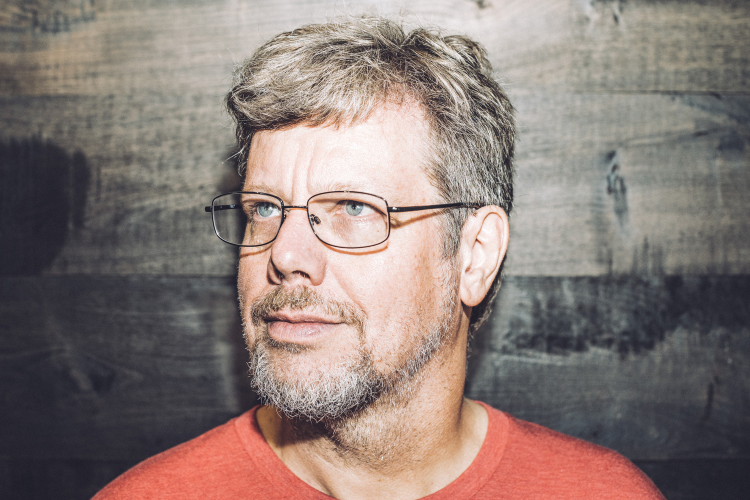
#> input picture 01_basics/assets/guido.jpg, 1500 x 1000 px, found by its file name (shown at 1/2 size)
$ python 07_edge_detection.py
#> lines starting #> are read from the running program, lines starting #| are printed output that depends on the picture; after the words box and inside, x2 and y2 are one past the last pixel; in counts of white or black regions, pixels touching at a corner belong together
import cv2
import imutils

# Canny Edge Detections jest popylarnym algorytmem do wyszukiwania krawędzi

img = cv2.imread(r'assets\guido.jpg')
#> img is the input picture: shape (1000, 1500, 3); mean B, G, R 119.2, 124, 138.8
img = imutils.resize(image=img, height=500)
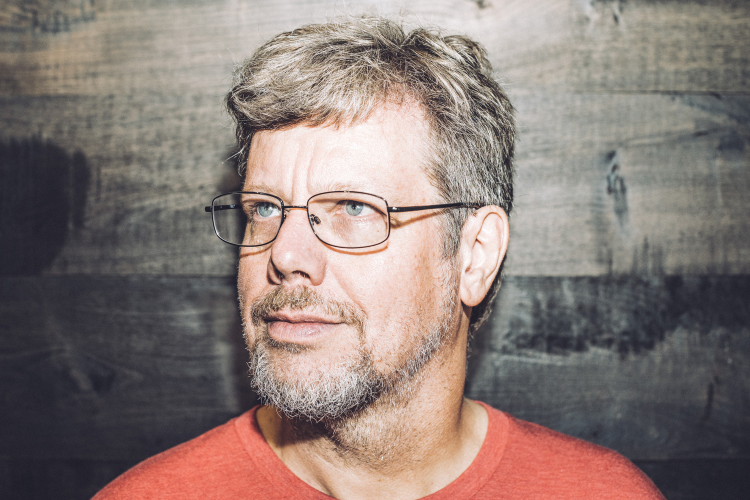
#> img: shape (500, 750, 3); mean B, G, R 119.3, 124.2, 138.9
cv2.imshow('img', img)

canny = cv2.Canny(image=img, threshold1=250, threshold2=250)
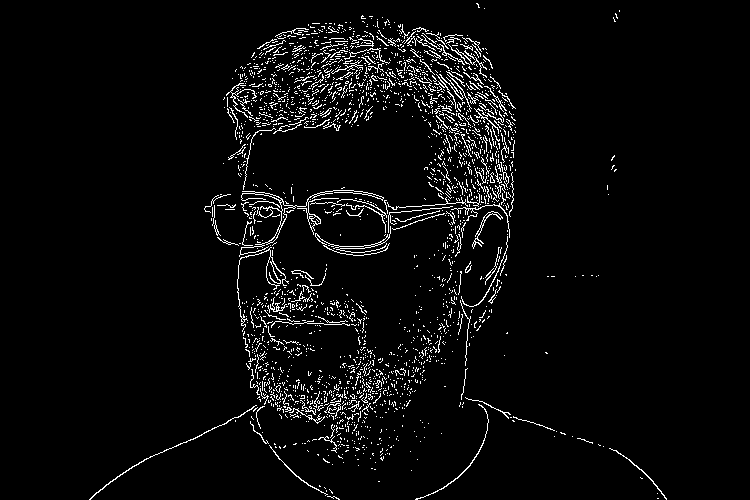
#> canny: shape (500, 750); 4% white in thin lines or dots, all inside (x1, y1, x2, y2) = (89, 3, 667, 500)
cv2.imshow('canny', canny)

for thresh in [0, 25, 50, 75, 100, 125, 150, 175, 200, 225, 250]:
    canny = cv2.Canny(image=img, threshold1=thresh, threshold2=thresh)
    cv2.imshow(f'canny: {thresh}', canny)
    cv2.waitKey(2000)
    cv2.destroyWindow(f'canny: {thresh}')
#> this loop made 11 passes
#> pass 1, `canny = cv2.Canny(image=img, threshold1=thresh, threshold2=thresh)`:
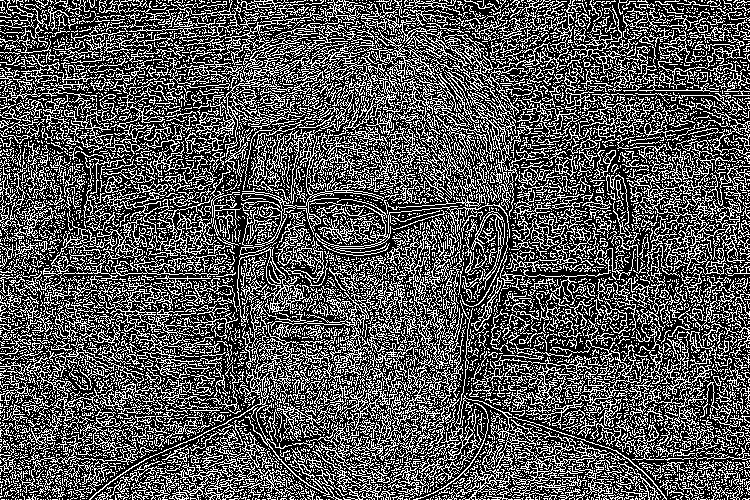
#> canny: shape (500, 750); 33.7% white in thin lines or dots
#> pass 2, `canny = cv2.Canny(image=img, threshold1=thresh, threshold2=thresh)`:
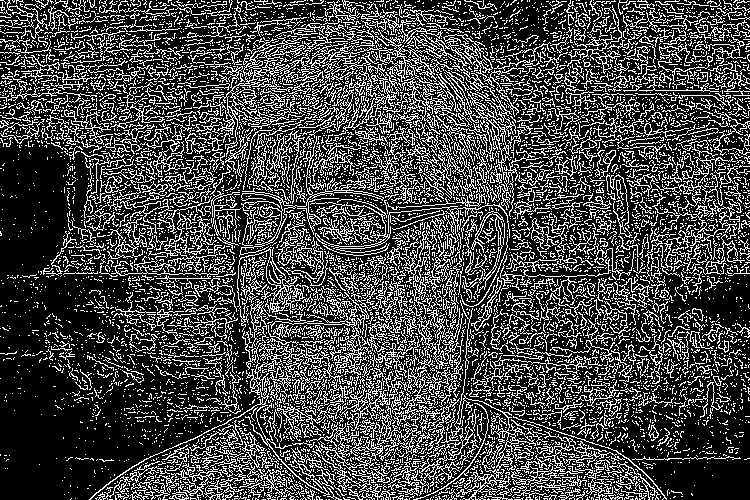
#> canny: shape (500, 750); 27.5% white in thin lines or dots
#> pass 3, `canny = cv2.Canny(image=img, threshold1=thresh, threshold2=thresh)`:
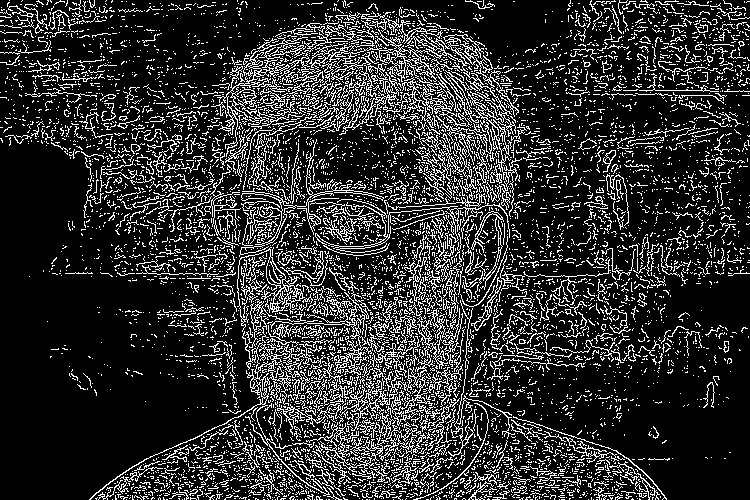
#> canny: shape (500, 750); 18.2% white in thin lines or dots

cv2.waitKey(0)

$ run again, with 01_basics/assets/bear.jpg copied over 01_basics/assets/guido.jpg
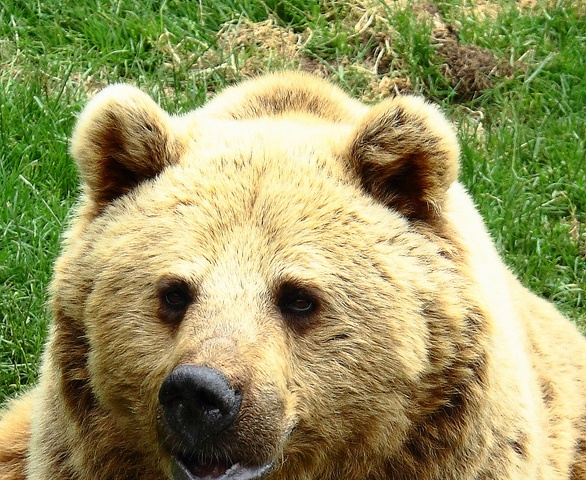
#> input picture 01_basics/assets/bear.jpg, 586 x 480 px, found by its file name
#> img is the input picture: shape (480, 586, 3); mean B, G, R 97.1, 150.2, 151.5
#> img: shape (500, 610, 3)
#> `canny = cv2.Canny(image=img, threshold1=250, threshold2=250)`:
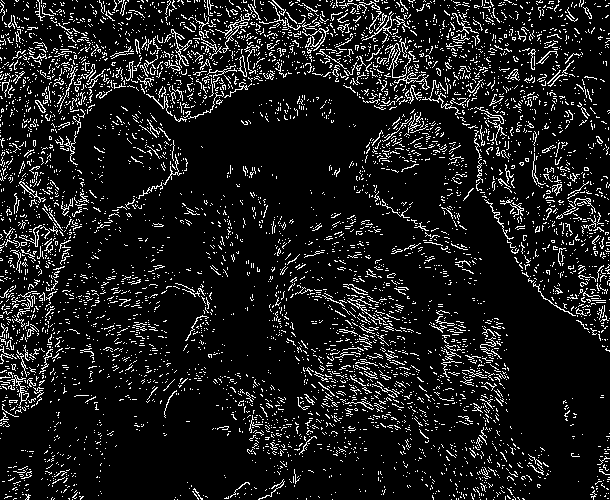
#> canny: shape (500, 610); 10.3% white in thin lines or dots
#> the loop `for thresh in [0, 25, 50, 75, 100, 125, 150, 175, 200, 225, 250]:` made 11 passes
#> pass 3, `canny = cv2.Canny(image=img, threshold1=thresh, threshold2=thresh)`:
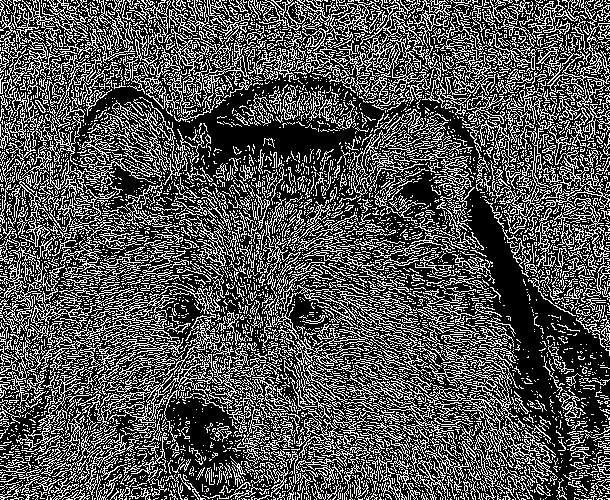
#> canny: shape (500, 610); 32.2% white in thin lines or dots
